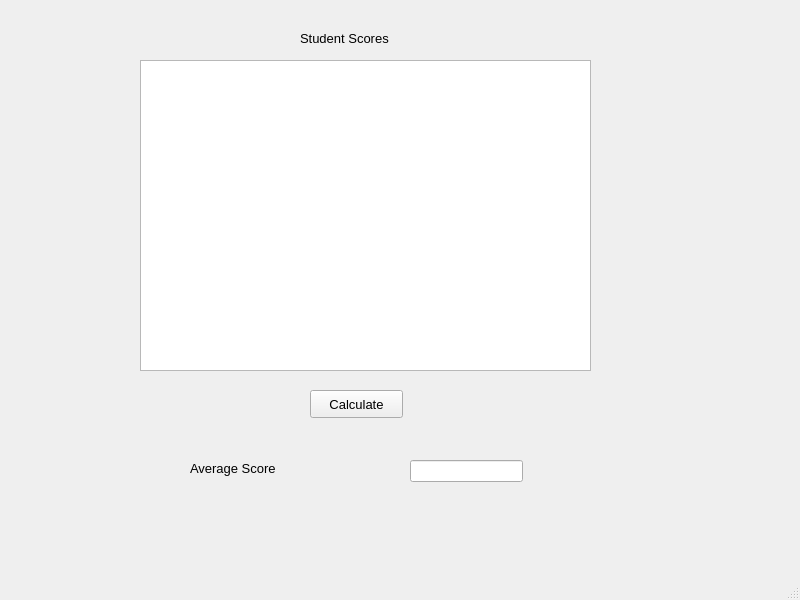
<?xml version="1.0" encoding="UTF-8"?>
<ui version="4.0">
 <class>fileHandling</class>
 <widget class="QMainWindow" name="fileHandling">
  <property name="geometry">
   <rect>
    <x>0</x>
    <y>0</y>
    <width>800</width>
    <height>600</height>
   </rect>
  </property>
  <property name="font">
   <font>
    <family>Arial</family>
    <pointsize>10</pointsize>
   </font>
  </property>
  <property name="windowTitle">
   <string>File Handling</string>
  </property>
  <widget class="QWidget" name="centralwidget">
   <widget class="QListWidget" name="lstScores">
    <property name="geometry">
     <rect>
      <x>140</x>
      <y>60</y>
      <width>451</width>
      <height>311</height>
     </rect>
    </property>
    <property name="font">
     <font>
      <family>Arial</family>
      <pointsize>10</pointsize>
     </font>
    </property>
   </widget>
   <widget class="QLabel" name="lblScores">
    <property name="geometry">
     <rect>
      <x>300</x>
      <y>30</y>
      <width>211</width>
      <height>16</height>
     </rect>
    </property>
    <property name="text">
     <string>Student Scores</string>
    </property>
   </widget>
   <widget class="QPushButton" name="btnCalculate">
    <property name="geometry">
     <rect>
      <x>310</x>
      <y>390</y>
      <width>93</width>
      <height>28</height>
     </rect>
    </property>
    <property name="text">
     <string>Calculate</string>
    </property>
   </widget>
   <widget class="QLineEdit" name="txtAvg">
    <property name="geometry">
     <rect>
      <x>410</x>
      <y>460</y>
      <width>113</width>
      <height>22</height>
     </rect>
    </property>
   </widget>
   <widget class="QLabel" name="lblAverage">
    <property name="geometry">
     <rect>
      <x>190</x>
      <y>460</y>
      <width>151</width>
      <height>16</height>
     </rect>
    </property>
    <property name="text">
     <string>Average Score</string>
    </property>
   </widget>
  </widget>
  <widget class="QMenuBar" name="menubar">
   <property name="geometry">
    <rect>
     <x>0</x>
     <y>0</y>
     <width>800</width>
     <height>25</height>
    </rect>
   </property>
  </widget>
  <widget class="QStatusBar" name="statusbar"/>
 </widget>
 <resources/>
 <connections/>
</ui>
